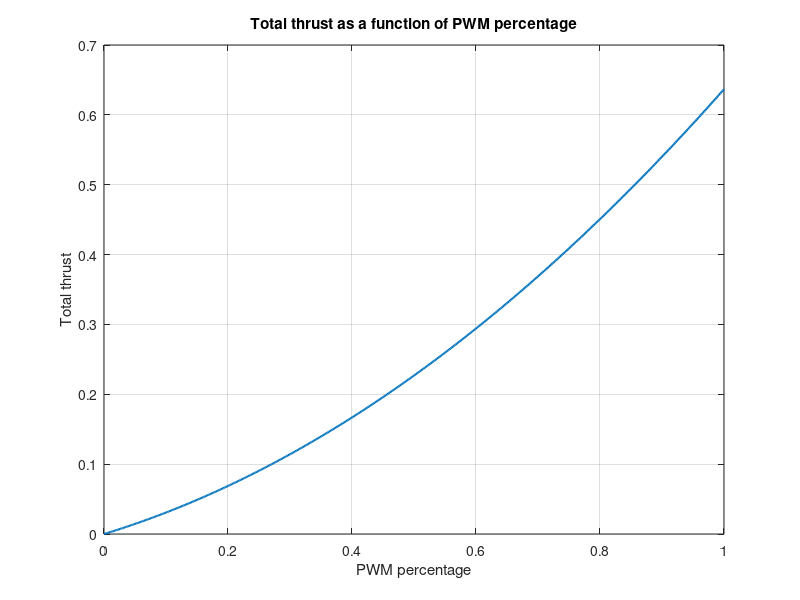
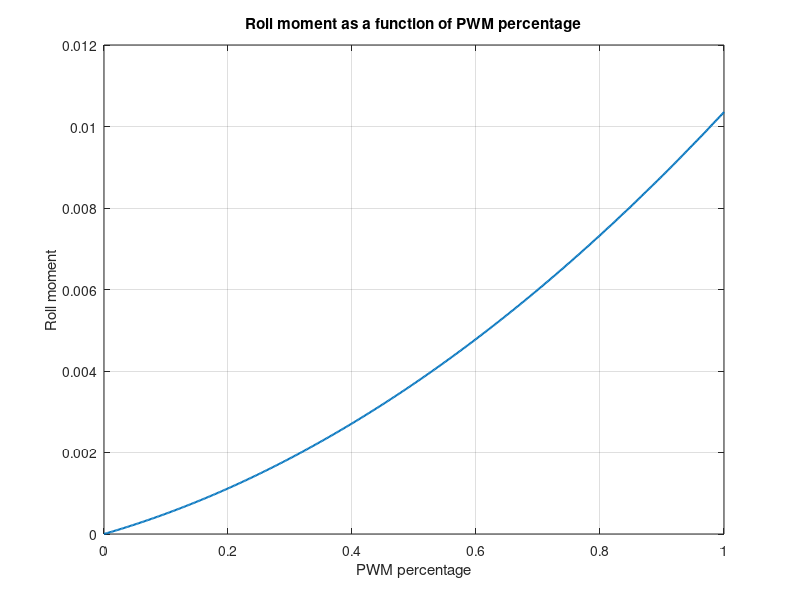
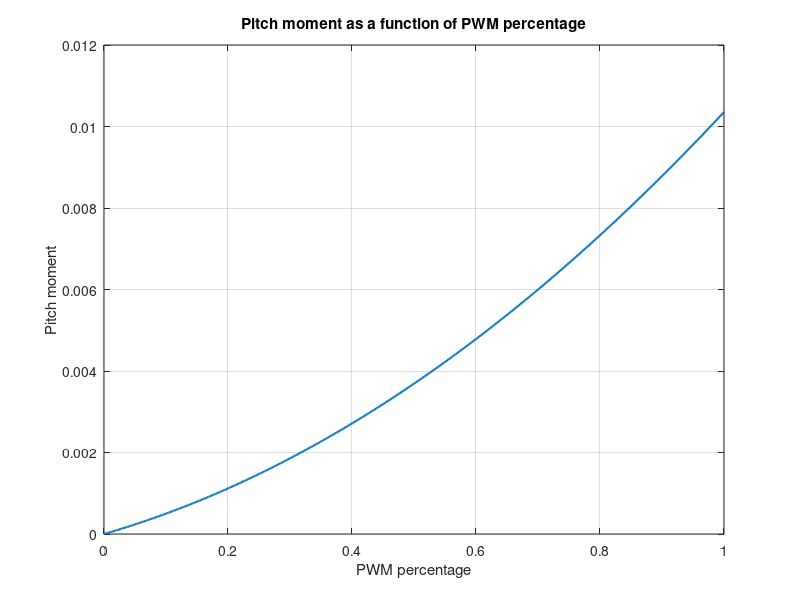
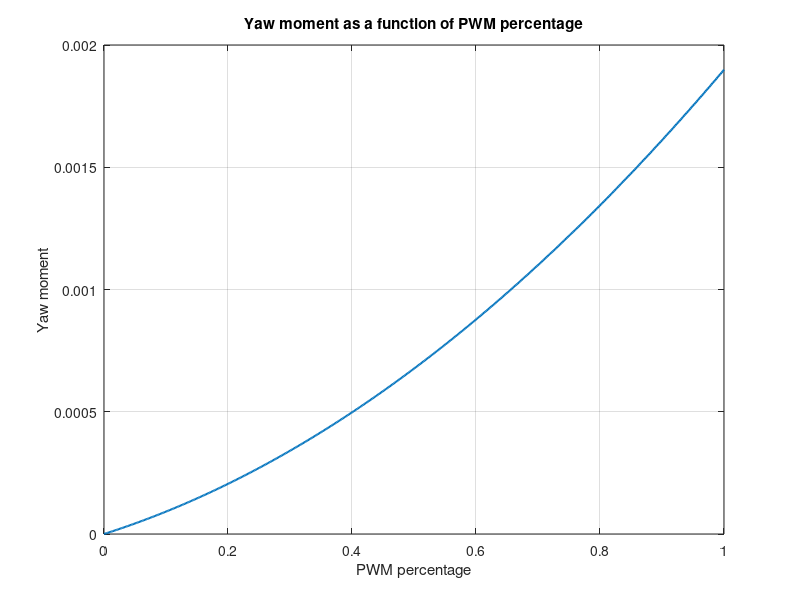

Write the MATLAB code that produced these figures, in order.
clear; clc; close all;

%% Parameters and Limit
A = 0.091492681; % thrust coefficient A
B = 0.067673604; % thrust coefficient B
k = 0.005964552; % torque coefficient k
l = 0.046;
l_eff = l / sqrt(2); % arm length 

% PWM allowable range
PWM_min = 0.0;
PWM_max = 1.0;

% Thrust allowable range
T_min = A * PWM_min^2 + B * PWM_min;
T_max = A * PWM_max^2 + B * PWM_max;

% Total thrust allowable range
T_total_min = 4 * T_min;
T_total_max = 4 * T_max;

%% Mixer System
mix = [ 1, 1, 1, 1;
    l_eff, -l_eff, -l_eff, l_eff;
    l_eff, l_eff, -l_eff, -l_eff;
    -k, k, -k, k ];

% Example of Desired thrust and moment
T_des = 0.03; % desired thrust
L_des = 0.01; % desired roll moment
M_des = 0.05; % desired pitch moment
N_des = 0.04; % desired yaw moment


% Handle infeasible total thrust first
if T_des < T_total_min || T_des > T_total_max
    fprintf('Desired total thrust is infeasible. Clipping total thrust.\n');
    T_des = min(max(T_des, T_total_min), T_total_max);
end

% Desired input
u_des = [T_des; L_des; M_des; N_des]; 

% Desired thrust for each motor
T_motor = mix \ u_des;
disp('Desired motor thrust:');
disp(T_motor);


% Check feasibility for L, M, N
if ~(all(T_motor >= T_min) && all(T_motor <= T_max))
    fprintf('Desired wrench is infeasible. Scaling L, M, and N.\n');
    
    % Find largest alpha to satisfy thrust limit
    alpha_vals = linspace(1, 0, 1001);
    feasible_found = false;

    for alpha = alpha_vals
        u_test = [T_des; alpha*L_des; alpha*M_des; alpha*N_des];
        T_test = mix \ u_test;
        
        if all(T_test >= T_min) && all(T_test <= T_max)
            T_motor = T_test;
            feasible_found = true;
            fprintf('Feasible solution with alpha = %f\n', alpha);
            break;
        end
    end
    
    if ~feasible_found
        error('No feasible actuator command found after scaling moments.');
    end
end

disp('Final feasible motor thrusts after scaling:');
disp(T_motor);

%% Convert thrust to PWM
PWM = zeros(4,1);

for i = 1:4
    Ti = T_motor(i);
    
    % define  equation
    fun = @(PWM_i) A * PWM_i.^2 + B * PWM_i - Ti;
    
    % initial guess
    PWM_guess = 0.5;
    
    % solve equation
    PWM_i = fsolve(fun, PWM_guess);
    PWM(i) = PWM_i;

end

% Gurantee to a reasonbale range for PWM
PWM = min(max(PWM, PWM_min), PWM_max);
disp('Final PWM ratio commands:');
disp(PWM);


%% Envelope calculations
T_total_max = 4 * T_max;
T_total_min = 4 * T_min;

L_max = 2 * l_eff * (T_max - T_min);
L_min = -L_max;

M_max = 2 * l_eff * (T_max - T_min);
M_min = -M_max;

N_max = 2 * k * (T_max - T_min);
N_min = -N_max;

fprintf('Achievable envelope:\n');
fprintf('Total thrust: [%f, %f]\n', T_total_min, T_total_max);
fprintf('Roll moment: [%f, %f]\n', L_min, L_max);
fprintf('Pitch moment: [%f, %f]\n', M_min, M_max);
fprintf('Yaw moment: [%f, %f]\n', N_min, N_max);

%% Visualization

% Thrust vs PWM for one motor
PWM_grid = linspace(PWM_min, PWM_max, 500);
T_grid = 4 * (A * PWM_grid.^2 + B * PWM_grid);

figure;
plot(PWM_grid, T_grid, 'LineWidth', 1.5);
grid on;
xlabel('PWM percentage');
ylabel('Total thrust');
title('Total thrust as a function of PWM percentage');

% Roll moment vs PWM
PWM_grid = linspace(PWM_min, PWM_max, 500);
T_grid = A * PWM_grid.^2 + B * PWM_grid;
T_min = A * PWM_min^2 + B * PWM_min;
l_eff = l/sqrt(2);
L_grid = 2 * l_eff * (T_grid - T_min);

figure;
plot(PWM_grid, L_grid, 'LineWidth', 1.5);
grid on;
xlabel('PWM percentage');
ylabel('Roll moment');
title('Roll moment as a function of PWM percentage');

% Pitch moment vs PWM
PWM_grid = linspace(PWM_min, PWM_max, 500);
T_grid = A * PWM_grid.^2 + B * PWM_grid;
T_min = A * PWM_min^2 + B * PWM_min;
l_eff = l/sqrt(2);

M_grid = 2 * l_eff * (T_grid - T_min);

figure;
plot(PWM_grid, M_grid, 'LineWidth', 1.5);
grid on;
xlabel('PWM percentage');
ylabel('Pitch moment');
title('Pitch moment as a function of PWM percentage');

% Yaw moment vs PWM
PWM_grid = linspace(PWM_min, PWM_max, 500);
T_grid = A * PWM_grid.^2 + B * PWM_grid;
T_min = A * PWM_min^2 + B * PWM_min;
N_grid = 2 * k * (T_grid - T_min);

figure;
plot(PWM_grid, N_grid, 'LineWidth', 1.5);
grid on;
xlabel('PWM percentage');
ylabel('Yaw moment');
title('Yaw moment as a function of PWM percentage');
